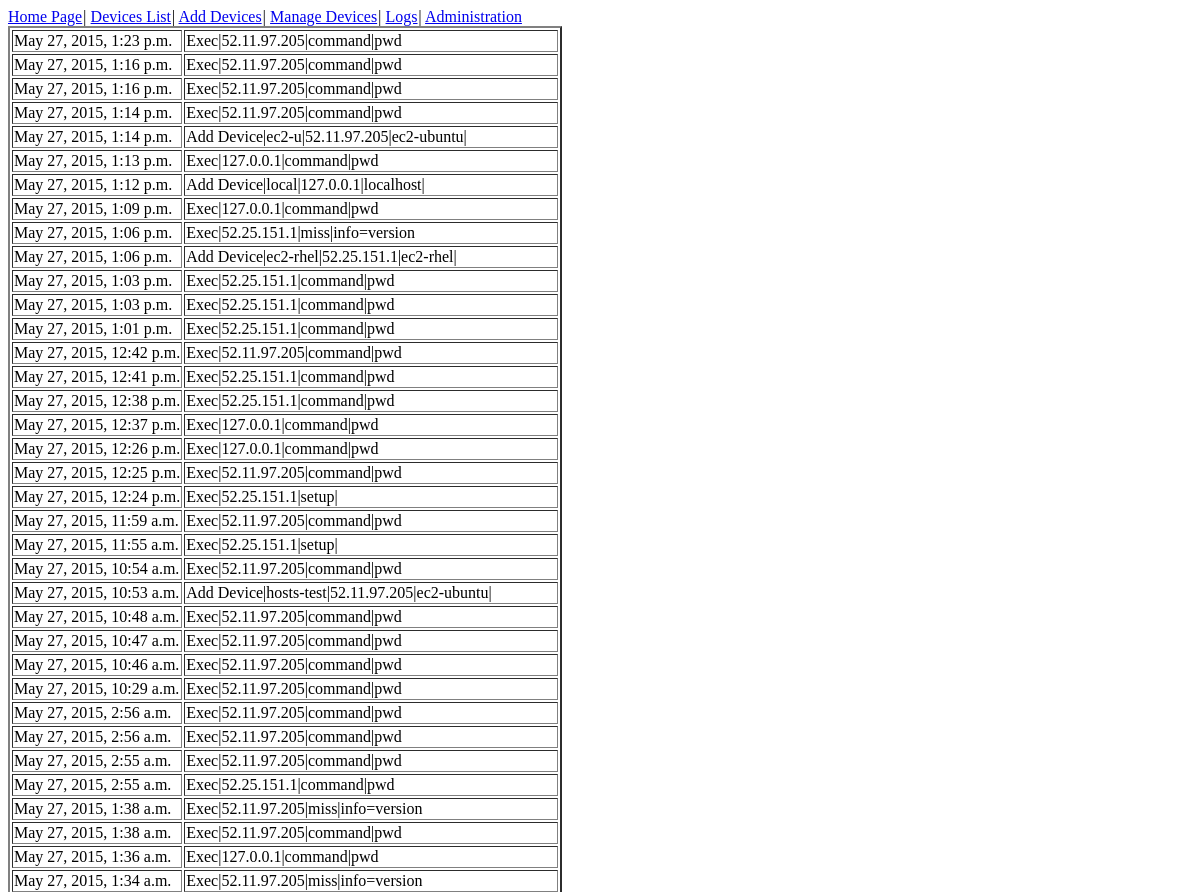
The page /controller/log/ (upper part) on the database as committed earlier.
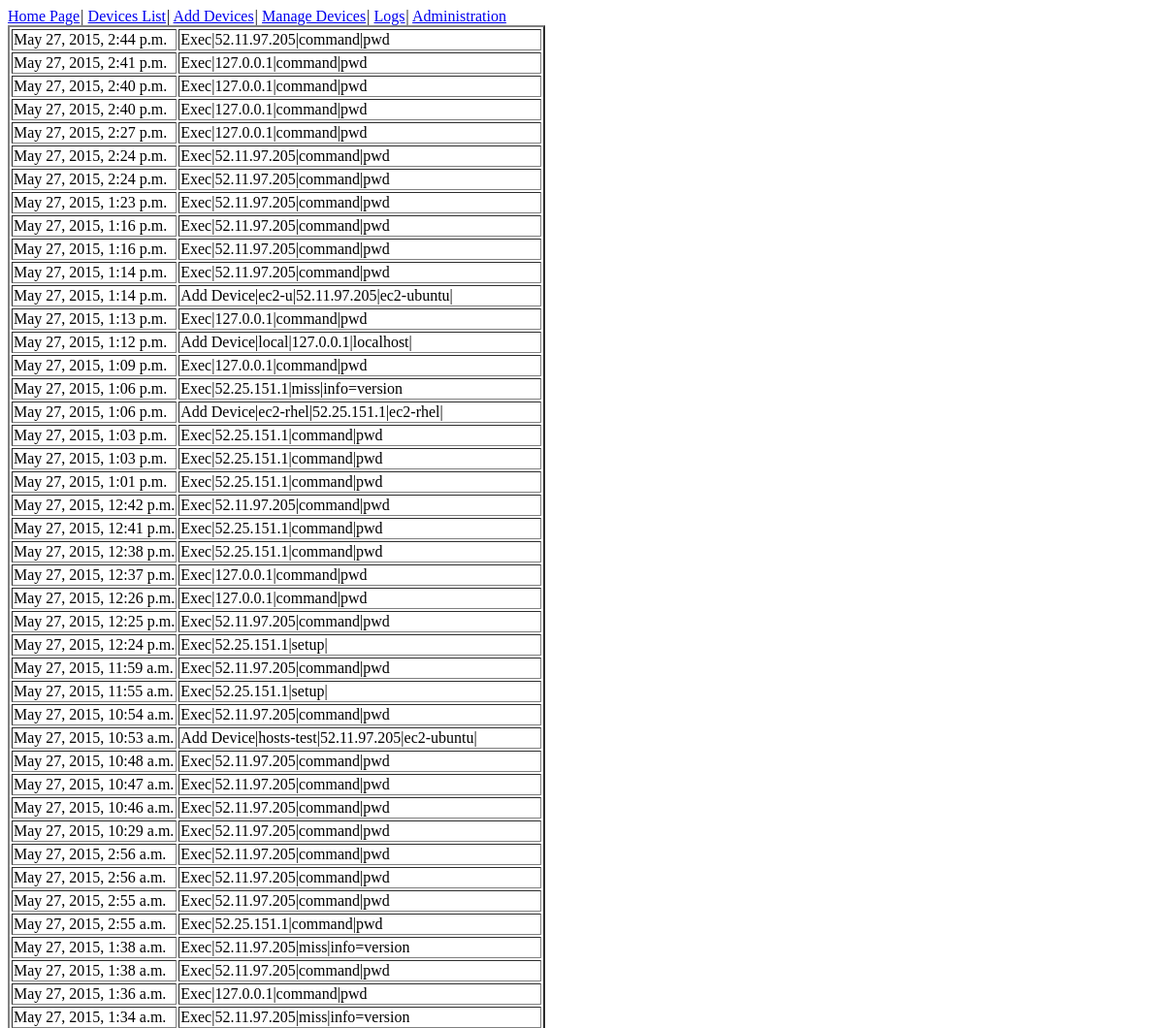
The same page on the database as committed later.
### controller/models.py (models this page shows)
class ManageLog(models.Model):
    log_time = models.DateTimeField()
    action = models.CharField(max_length=300)

### controller/views.py (the view)
def log(request):
    logs = ManageLog.objects.order_by('-log_time')
    return render_to_response('log.html', Context({'logs': logs}))

### controller/templates/log.html (shortened to what this page needs)
{% extends "base.html" %}
{% block content %}
<table border='2'>
{%for records in logs%}
<tr><td>{{records.log_time}}</td><td>{{records.action}}</td></tr>
{%endfor%}
</table>
{% endblock %}

Rows that differ between the two databases and show on the page:
added ManageLog: log_time "May 27, 2015, 2:44 p.m.", action "Exec|52.11.97.205|command|pwd"
added ManageLog: log_time "May 27, 2015, 2:41 p.m.", action "Exec|127.0.0.1|command|pwd"
added ManageLog: log_time "May 27, 2015, 2:40 p.m.", action "Exec|127.0.0.1|command|pwd"
added ManageLog: log_time "May 27, 2015, 2:40 p.m.", action "Exec|127.0.0.1|command|pwd"
added ManageLog: log_time "May 27, 2015, 2:27 p.m.", action "Exec|127.0.0.1|command|pwd"
added ManageLog: log_time "May 27, 2015, 2:24 p.m.", action "Exec|52.11.97.205|command|pwd"
added ManageLog: log_time "May 27, 2015, 2:24 p.m.", action "Exec|52.11.97.205|command|pwd"
